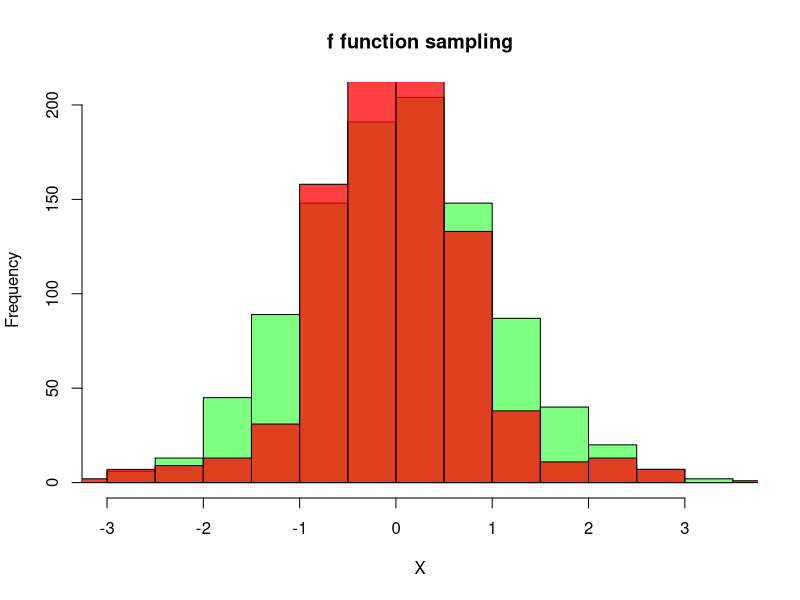
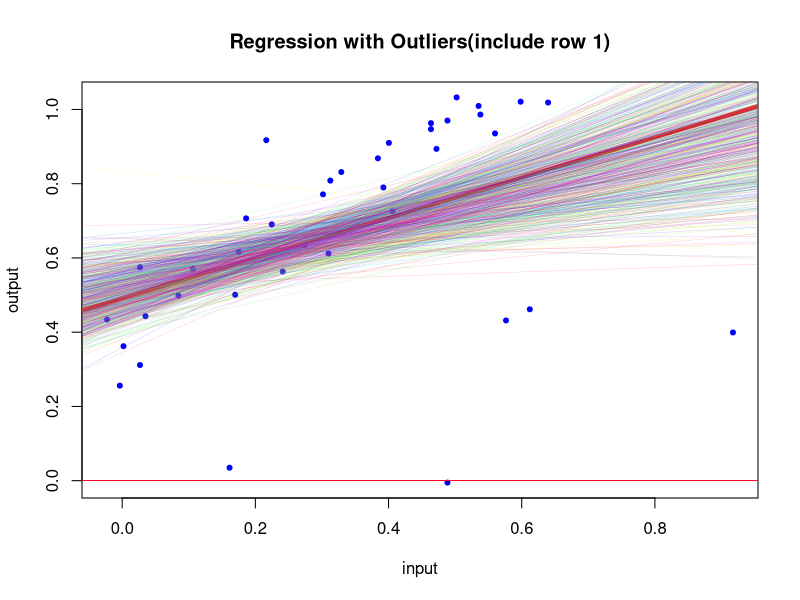
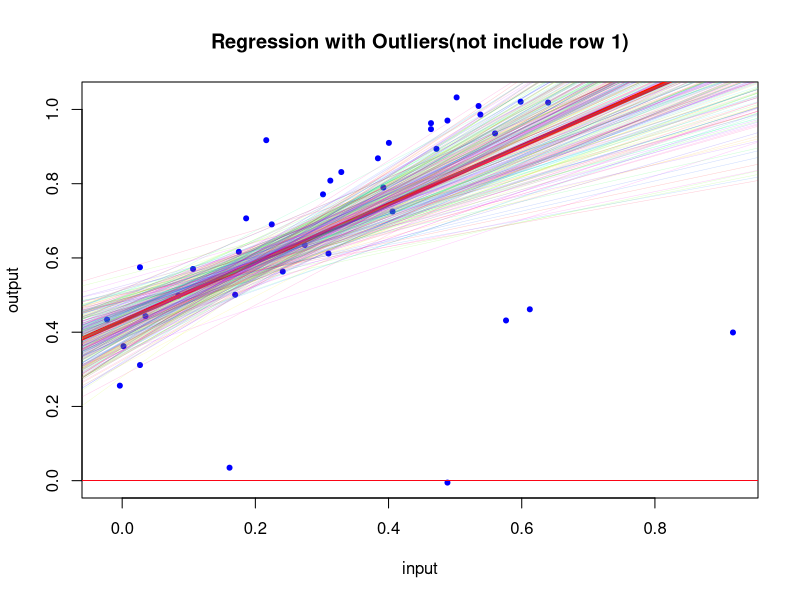

R code for these plots, in order:
## ---- chunk 1
knitr::opts_chunk$set(echo = TRUE)
## ---- chunk 2
#myseq <- seq(from = -4, to = 4, by = .1)
#f <- function(x){
#  exp(-x^2/2)*(sin(6*x)^2 + 3*cos(x)^2)
#}
#M <- 10
#all(f(myseq) < M * dnorm(myseq))
myseq <- seq(from = -4, to = 4, by = .1)
R=length(myseq)
M=numeric(R)

f <- function(x){
  exp( -x^2/2)*(sin(6*x)^2 + 3*cos(x)^2)
}

for( i in 1:R){
if (f(myseq)[i] > dnorm(myseq)[i]){
  M[i] = f(myseq)[i]/dnorm(myseq)[i]
  
}
else{
  M[i] = 1 
}
}
print(max(M))
#the minimum M is 10

## ---- chunk 3
#mynum <- 0
#N <- 1000
#fsamples <- NULL
#M <- 
#while(mynum < N){
  ## sample from the proposal
#  mysamp <- rnorm(1)
  
  ## compute r
#  myr = (M * f(mysamp))/(dnorm(mysamp)) 

  
#  if(sample(c(0,1),1,prob = c(1-myr,myr)) == 1){
    ## record the sample
#    fsamples <- c(fsamples, mysamp)
#    mynum <- mynum + 1
#  }
#}

mycount <-0
mynum <- 0
N <- 1000
fsamples <- NULL
M <- 10
while(mynum < N){
   mysamp <- rnorm(1)
   myr = (f(mysamp))/(M * dnorm(mysamp)) 

if(sample(c(0,1),1,prob = c(1-myr,myr)) == 1){
    fsamples <- c(fsamples, mysamp)
    mynum <- mynum + 1
    mycount <- mycount +1
}
else{
   mycount <- mycount +1
}}

#number of interation:
print(mycount)


## ---- chunk 4
hist(rnorm(1000),col = adjustcolor("green",alpha.f = .5),
     xlab = "X",main="f function sampling")
hist(fsamples,add =T,col = adjustcolor("red",alpha.f = .75))
       



## ---- chunk 5
set.seed(641)
#R <- 1000
#mybetas <- matrix(0,R,2)
#for (j in c(1:R)){
  ## sample indices to make bootstrap sample
#  inds <- sample(c(1:nrow(outs)),size = nrow(outs),replace = T)
  ## compute the regression
#  res <- lm(Y ~ X, data = outs[inds,])
  ## fill in the betas
#  mybetas[j,] <- coef(res)
#}

#betas <- colMeans(mybetas)
#mycols <- rainbow(R,alpha = .20)
#plot(outs,typ="n",xlab="input",ylab="output",main = "Regression with Outliers")
#points(outs,pch = 20, col="blue")
#abline(myreg, col = "red")
#for (j in c(1:R)){
#  abline(a = mybetas[j,1], b = mybetas[j,2], col=mycols[j], lwd = .5)
#}

myData <- read.csv(file="rousseeuw_outlier_set1.csv",header = T)
myData2 <- myData[-1,]
R <- 1000
myreg <- lm(Y ~ X, data = myData) 
myreg2 <- lm(Y ~ X, data = myData2) 
mybetas_1row <- matrix(0,R,2)
mybetas_No1row <- matrix(0,R,2)
for (j in c(1:R)){
  inds <- sample(c(1:nrow(myData)),size = nrow(myData),replace = T)
  res <- lm(Y ~ X, data = myData[inds,])
  if (1 %in% inds){
   mybetas_1row[j,] <- coef(res)
  }
  else{
   mybetas_No1row[j,] <- coef(res) 
  }
}

mycols <- rainbow(R,alpha = .20)
plot(myData,typ="n",xlab="input",ylab="output",main = "Regression with Outliers(include row 1)" )
points(myData,pch = 20, col="blue")
abline(myreg, col = "red",lwd=4)
for (j in c(1:R)){
  abline(a = mybetas_1row[j,1], b = mybetas_1row[j,2], col=mycols[j], lwd = .5)
}

plot(myData,typ="n",xlab="input",ylab="output",main = "Regression with Outliers(not include row 1)" )
points(myData,pch = 20, col="blue")
abline(myreg2, col = "red",lwd = 4)
for (j in c(1:R)){
  abline(a = mybetas_No1row[j,1], b = mybetas_No1row[j,2], col=mycols[j], lwd = .5)
}




